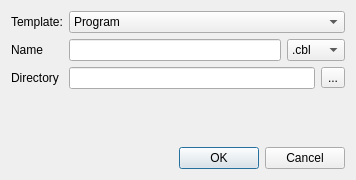
<?xml version="1.0" encoding="UTF-8"?>
<ui version="4.0">
 <class>Dialog</class>
 <widget class="QDialog" name="Dialog">
  <property name="geometry">
   <rect>
    <x>0</x>
    <y>0</y>
    <width>356</width>
    <height>180</height>
   </rect>
  </property>
  <property name="windowTitle">
   <string>New file</string>
  </property>
  <property name="windowIcon">
   <iconset resource="ide.qrc">
    <normaloff>:/ide-icons/rc/silex-64x64.png</normaloff>:/ide-icons/rc/silex-64x64.png</iconset>
  </property>
  <layout class="QVBoxLayout" name="verticalLayout">
   <item>
    <layout class="QFormLayout" name="formLayout">
     <item row="0" column="0">
      <widget class="QLabel" name="label">
       <property name="text">
        <string>Template:</string>
       </property>
      </widget>
     </item>
     <item row="0" column="1">
      <widget class="QComboBox" name="comboBoxType">
       <property name="toolTip">
        <string>New file template (program, module or empty)</string>
       </property>
       <property name="statusTip">
        <string>New file template (program, module or empty)</string>
       </property>
       <item>
        <property name="text">
         <string>Program</string>
        </property>
       </item>
       <item>
        <property name="text">
         <string>Module</string>
        </property>
       </item>
       <item>
        <property name="text">
         <string>Empty</string>
        </property>
       </item>
      </widget>
     </item>
     <item row="2" column="0">
      <widget class="QLabel" name="labelDir">
       <property name="text">
        <string>Directory</string>
       </property>
      </widget>
     </item>
     <item row="2" column="1">
      <layout class="QHBoxLayout" name="horizontalLayout">
       <item>
        <widget class="QLineEdit" name="lineEditPath">
         <property name="toolTip">
          <string>Directory of the file to create</string>
         </property>
         <property name="statusTip">
          <string>Directory of the file to create</string>
         </property>
        </widget>
       </item>
       <item>
        <widget class="QToolButton" name="toolButton">
         <property name="toolTip">
          <string>Browse file system</string>
         </property>
         <property name="statusTip">
          <string>Browse file system</string>
         </property>
         <property name="text">
          <string>...</string>
         </property>
        </widget>
       </item>
      </layout>
     </item>
     <item row="1" column="0">
      <widget class="QLabel" name="labelName">
       <property name="text">
        <string>Name</string>
       </property>
      </widget>
     </item>
     <item row="1" column="1">
      <layout class="QHBoxLayout" name="horizontalLayout_2">
       <item>
        <widget class="QLineEdit" name="lineEditName">
         <property name="toolTip">
          <string>Program name (without path and without extension)</string>
         </property>
         <property name="statusTip">
          <string>Program name (without path and without extension)</string>
         </property>
        </widget>
       </item>
       <item>
        <widget class="QComboBox" name="comboBoxExtension">
         <item>
          <property name="text">
           <string>.cbl</string>
          </property>
         </item>
         <item>
          <property name="text">
           <string>.cob</string>
          </property>
         </item>
         <item>
          <property name="text">
           <string>.pco</string>
          </property>
         </item>
         <item>
          <property name="text">
           <string>.cpy</string>
          </property>
         </item>
         <item>
          <property name="text">
           <string>.scb</string>
          </property>
         </item>
         <item>
          <property name="text">
           <string>.sqb</string>
          </property>
         </item>
         <item>
          <property name="text">
           <string>.CBL</string>
          </property>
         </item>
         <item>
          <property name="text">
           <string>.COB</string>
          </property>
         </item>
         <item>
          <property name="text">
           <string>.PCO</string>
          </property>
         </item>
         <item>
          <property name="text">
           <string>.CPY</string>
          </property>
         </item>
         <item>
          <property name="text">
           <string>.SCB</string>
          </property>
         </item>
         <item>
          <property name="text">
           <string>.SQB</string>
          </property>
         </item>
        </widget>
       </item>
      </layout>
     </item>
    </layout>
   </item>
   <item>
    <widget class="QDialogButtonBox" name="buttonBox">
     <property name="orientation">
      <enum>Qt::Horizontal</enum>
     </property>
     <property name="standardButtons">
      <set>QDialogButtonBox::Cancel|QDialogButtonBox::Ok</set>
     </property>
     <property name="centerButtons">
      <bool>false</bool>
     </property>
    </widget>
   </item>
  </layout>
 </widget>
 <tabstops>
  <tabstop>buttonBox</tabstop>
  <tabstop>comboBoxType</tabstop>
  <tabstop>lineEditName</tabstop>
  <tabstop>comboBoxExtension</tabstop>
  <tabstop>lineEditPath</tabstop>
  <tabstop>toolButton</tabstop>
 </tabstops>
 <resources>
  <include location="ide.qrc"/>
 </resources>
 <connections>
  <connection>
   <sender>buttonBox</sender>
   <signal>accepted()</signal>
   <receiver>Dialog</receiver>
   <slot>accept()</slot>
   <hints>
    <hint type="sourcelabel">
     <x>257</x>
     <y>238</y>
    </hint>
    <hint type="destinationlabel">
     <x>157</x>
     <y>144</y>
    </hint>
   </hints>
  </connection>
  <connection>
   <sender>buttonBox</sender>
   <signal>rejected()</signal>
   <receiver>Dialog</receiver>
   <slot>reject()</slot>
   <hints>
    <hint type="sourcelabel">
     <x>325</x>
     <y>238</y>
    </hint>
    <hint type="destinationlabel">
     <x>286</x>
     <y>144</y>
    </hint>
   </hints>
  </connection>
 </connections>
</ui>
